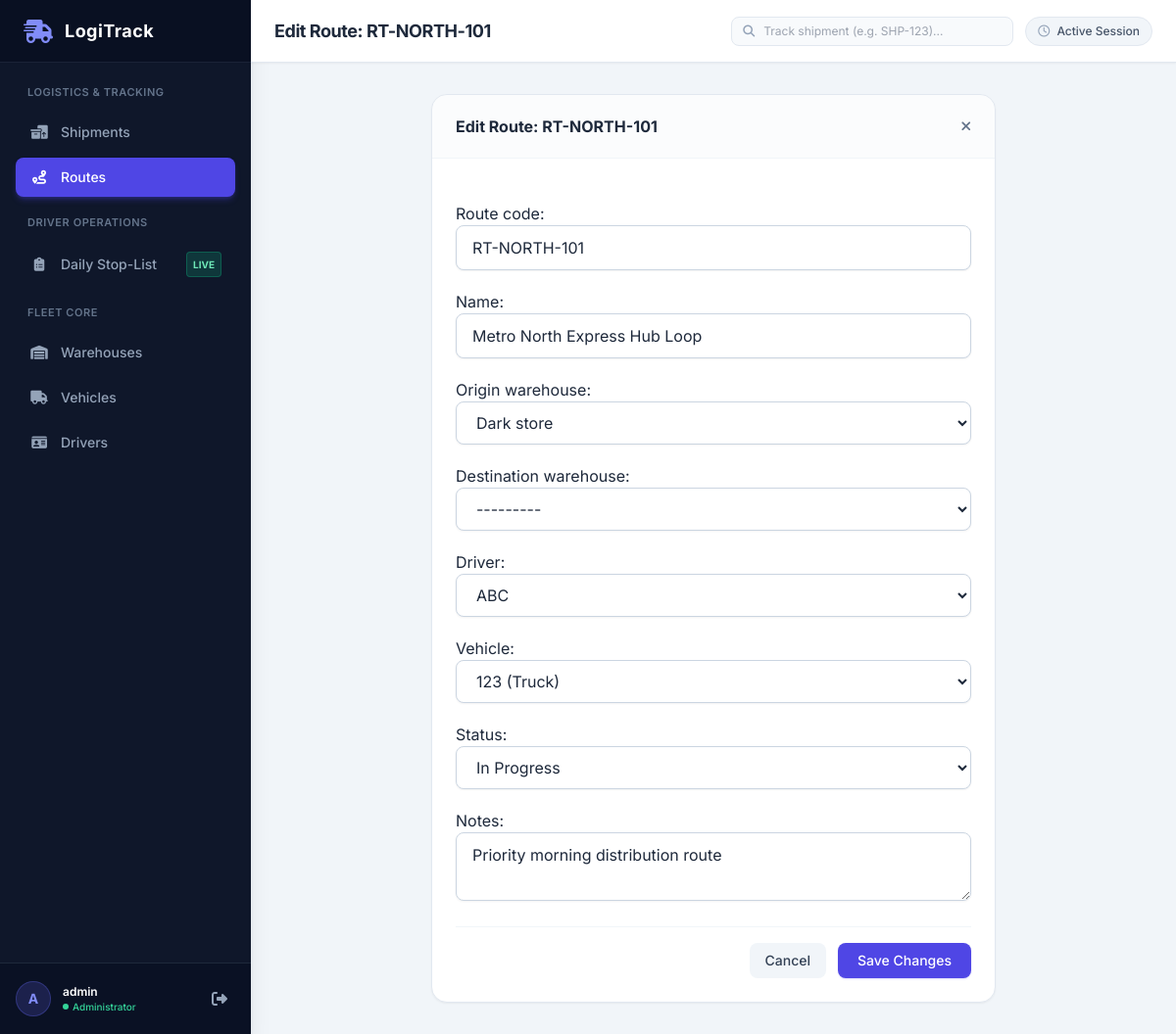
The page /route/2/edit/ (signed in) on the database its author committed.
### fleet_management/models.py (models this page shows, shortened)
class Route(models.Model):
    ROUTE_STATUS_CHOICES = (
        ('PLANNED', 'Planned'),
        ('IN_PROGRESS', 'In Progress'),
        ('COMPLETED', 'Completed'),
        ('CANCELLED', 'Cancelled'),
    )
    route_code = models.CharField(max_length=50, unique=True)
    name = models.CharField(max_length=150)
    origin_warehouse = models.ForeignKey(Warehouse, on_delete=models.CASCADE, related_name='origin_routes')
    destination_warehouse = models.ForeignKey(Warehouse, on_delete=models.SET_NULL, null=True, blank=True, related_name='destination_routes')
    driver = models.ForeignKey(Driver, on_delete=models.SET_NULL, null=True, blank=True, related_name='routes')
    vehicle = models.ForeignKey(Vehicle, on_delete=models.SET_NULL, null=True, blank=True, related_name='routes')
    status = models.CharField(max_length=20, choices=ROUTE_STATUS_CHOICES, default='PLANNED')
    notes = models.TextField(blank=True, null=True)
    created_at = models.DateTimeField(auto_now_add=True)
    updated_at = models.DateTimeField(auto_now=True)

class Warehouse(models.Model):
    name = models.CharField(max_length=100)
    address = models.TextField()
    latitude = models.DecimalField(max_digits=9, decimal_places=6)
    longitude = models.DecimalField(max_digits=9, decimal_places=6)
    def __str__(self):
        return self.name

class Driver(models.Model):
    user = models.OneToOneField(User, on_delete=models.CASCADE, null=True, blank=True)
    name = models.CharField(max_length=100)
    phone = models.CharField(max_length=20)
    vehicle = models.OneToOneField(Vehicle, on_delete=models.SET_NULL, null=True, blank=True, related_name='driver')
    def __str__(self):
        return self.name

### fleet_management/views.py (the view)
# urls.py: path('route/<int:pk>/edit/', views.edit_route, name='edit_route'),
@login_required
@user_passes_test(is_dispatcher_or_manager)
def edit_route(request, pk):
    route = get_object_or_404(Route, pk=pk)
    if request.method == 'POST':
        form = RouteForm(request.POST, instance=route)
        if form.is_valid():
            form.save()
            messages.success(request, f"Route '{route.route_code}' updated.")
            return redirect('route_detail', pk=route.pk)
    else:
        form = RouteForm(instance=route)
    return render(request, 'fleet_management/form_page.html', {'form': form, 'title': f'Edit Route: {route.route_code}', 'active_tab': 'routes'})

### fleet_management/forms.py
class RouteForm(forms.ModelForm):
    class Meta:
        model = Route
        fields = ['route_code', 'name', 'origin_warehouse', 'destination_warehouse', 'driver', 'vehicle', 'status', 'notes']
        widgets = {
            'route_code': forms.TextInput(attrs={'class': input_css, 'placeholder': 'e.g. RT-NORTH-101'}),
            'name': forms.TextInput(attrs={'class': input_css, 'placeholder': 'e.g. Downtown Metro Express Loop'}),
            'origin_warehouse': forms.Select(attrs={'class': input_css}),
            'destination_warehouse': forms.Select(attrs={'class': input_css}),
            'driver': forms.Select(attrs={'class': input_css}),
            'vehicle': forms.Select(attrs={'class': input_css}),
            'status': forms.Select(attrs={'class': input_css}),
            'notes': forms.Textarea(attrs={'class': input_css, 'rows': 2, 'placeholder': 'Optional route notes, dispatch instructions...'}),
        }

### fleet_management/models.py (called while the page is built)
    def __str__(self):
        return f"{self.license_plate} ({self.get_vehicle_type_display()})"

### fleet_management/views.py (called while the page is built)
def is_dispatcher_or_manager(user):
    if user.is_superuser:
        return True
    return user.groups.filter(name__in=['DISPATCHER', 'MANAGER']).exists()

### fleet_management/templates/fleet_management/form_page.html (shortened to what this page needs)
{% extends 'base.html' %}
{% block header_title %}{{ title }}{% endblock %}
{% block content %}
<div class="max-w-xl mx-auto">
    <div class="bg-white rounded-2xl border border-slate-200 shadow-sm overflow-hidden">
        <div class="px-6 py-5 border-b border-slate-100 bg-slate-50/50 flex items-center justify-between">
            <h2 class="text-base font-bold text-slate-800">{{ title }}</h2>
            <a href="/?tab={{ active_tab|default:'warehouses' }}" class="text-xs text-slate-500 hover:text-slate-700">
                <i class="fa-solid fa-xmark text-sm"></i>
            </a>
        </div>
        <form method="post" class="p-6 space-y-5">
            {{ form.as_p }}
            <div class="pt-4 border-t border-slate-100 flex items-center justify-end space-x-3">
                <a href="/?tab={{ active_tab|default:'warehouses' }}" class="px-4 py-2 bg-slate-100 hover:bg-slate-200 text-slate-700 text-sm font-medium rounded-lg transition">
                    Cancel
                </a>
                <button type="submit" class="px-5 py-2 bg-indigo-600 hover:bg-indigo-700 text-white text-sm font-medium rounded-lg shadow-sm shadow-indigo-600/20 transition">
                    Save Changes
                </button>
            </div>
        </form>
    </div>
</div>
{% endblock %}

### templates/base.html (shortened to what this page needs)
<!DOCTYPE html>
<html lang="en">
<head>
    <script src="https://cdn.tailwindcss.com"></script>
    <link rel="stylesheet" href="https://cdnjs.cloudflare.com/ajax/libs/font-awesome/6.4.0/css/all.min.css">
</head>
<body class="bg-slate-100 text-slate-800 antialiased min-h-screen flex flex-col md:flex-row">
    {% if user.is_authenticated %}
    <aside class="w-full md:w-64 bg-slate-900 text-slate-300 flex-shrink-0 flex flex-col justify-between shadow-xl">
        <div>
            <div class="h-16 flex items-center px-6 bg-slate-950/40 border-b border-slate-800/80">
                <i class="fa-solid fa-truck-fast text-indigo-400 text-2xl mr-3"></i>
                <span class="font-bold text-lg tracking-wide text-white">LogiTrack</span>
            </div>
            <nav class="p-4 space-y-1.5">
                <div class="px-3 py-1.5 text-[11px] font-semibold text-slate-500 uppercase tracking-wider">Logistics & Tracking</div>
                <a href="/?tab=shipments" class="flex items-center justify-between px-3.5 py-2.5 rounded-lg text-sm font-medium transition-all duration-150 {% if active_tab == 'shipments' or not active_tab %}bg-indigo-600 text-white shadow-md shadow-indigo-600/30{% else %}hover:bg-slate-800 hover:text-white text-slate-400{% endif %}">
                    <div class="flex items-center">
                        <i class="fa-solid fa-boxes-packing w-5 text-center mr-3 {% if active_tab == 'shipments' or not active_tab %}text-white{% else %}text-slate-400{% endif %}"></i>
                        <span>Shipments</span>
                    </div>
                </a>
                <a href="/?tab=routes" class="flex items-center justify-between px-3.5 py-2.5 rounded-lg text-sm font-medium transition-all duration-150 {% if active_tab == 'routes' %}bg-indigo-600 text-white shadow-md shadow-indigo-600/30{% else %}hover:bg-slate-800 hover:text-white text-slate-400{% endif %}">
                    <div class="flex items-center">
                        <i class="fa-solid fa-route w-5 text-center mr-3 {% if active_tab == 'routes' %}text-white{% else %}text-slate-400{% endif %}"></i>
                        <span>Routes</span>
                    </div>
                </a>
                <div class="pt-3 px-3 py-1.5 text-[11px] font-semibold text-slate-500 uppercase tracking-wider">Driver Operations</div>
                <a href="{% url 'driver_portal' %}" class="flex items-center justify-between px-3.5 py-2.5 rounded-lg text-sm font-medium transition-all duration-150 {% if active_tab == 'driver_portal' %}bg-indigo-600 text-white shadow-md shadow-indigo-600/30{% else %}hover:bg-slate-800 hover:text-white text-slate-400{% endif %}">
                    <div class="flex items-center">
                        <i class="fa-solid fa-clipboard-list w-5 text-center mr-3 {% if active_tab == 'driver_portal' %}text-white{% else %}text-slate-400{% endif %}"></i>
                        <span>Daily Stop-List</span>
                    </div>
                    <span class="text-[10px] uppercase font-bold px-1.5 py-0.5 rounded bg-emerald-500/20 text-emerald-300 border border-emerald-500/30">Live</span>
                </a>
                <div class="pt-3 px-3 py-1.5 text-[11px] font-semibold text-slate-500 uppercase tracking-wider">Fleet Core</div>
                <a href="/?tab=warehouses" class="flex items-center justify-between px-3.5 py-2.5 rounded-lg text-sm font-medium transition-all duration-150 {% if active_tab == 'warehouses' %}bg-indigo-600 text-white shadow-md shadow-indigo-600/30{% else %}hover:bg-slate-800 hover:text-white text-slate-400{% endif %}">
                    <div class="flex items-center">
                        <i class="fa-solid fa-warehouse w-5 text-center mr-3 {% if active_tab == 'warehouses' %}text-white{% else %}text-slate-400{% endif %}"></i>
                        <span>Warehouses</span>
                    </div>
                </a>
                <a href="/?tab=vehicles" class="flex items-center justify-between px-3.5 py-2.5 rounded-lg text-sm font-medium transition-all duration-150 {% if active_tab == 'vehicles' %}bg-indigo-600 text-white shadow-md shadow-indigo-600/30{% else %}hover:bg-slate-800 hover:text-white text-slate-400{% endif %}">
                    <div class="flex items-center">
                        <i class="fa-solid fa-truck w-5 text-center mr-3 {% if active_tab == 'vehicles' %}text-white{% else %}text-slate-400{% endif %}"></i>
                        <span>Vehicles</span>
                    </div>
                </a>
                <a href="/?tab=drivers" class="flex items-center justify-between px-3.5 py-2.5 rounded-lg text-sm font-medium transition-all duration-150 {% if active_tab == 'drivers' %}bg-indigo-600 text-white shadow-md shadow-indigo-600/30{% else %}hover:bg-slate-800 hover:text-white text-slate-400{% endif %}">
                    <div class="flex items-center">
                        <i class="fa-solid fa-id-card w-5 text-center mr-3 {% if active_tab == 'drivers' %}text-white{% else %}text-slate-400{% endif %}"></i>
                        <span>Drivers</span>
                    </div>
                </a>
            </nav>
        </div>
        <div class="p-4 border-t border-slate-800 bg-slate-950/30">
            <div class="flex items-center justify-between">
                <div class="flex items-center space-x-3 overflow-hidden">
                    <div class="w-9 h-9 rounded-full bg-indigo-500/20 text-indigo-400 border border-indigo-500/30 flex items-center justify-center font-bold text-sm">
                        {{ user.username|first|upper }}
                    </div>
                    <div class="truncate">
                        <p class="text-xs font-semibold text-white truncate">{{ user.username }}</p>
                        <p class="text-[10px] text-emerald-400 font-medium flex items-center">
                            <span class="w-1.5 h-1.5 rounded-full bg-emerald-400 inline-block mr-1"></span>
                            {% if user.is_superuser %}Administrator
                            {% elif user.groups.first %}{{ user.groups.first.name|title }}
                            {% else %}Staff{% endif %}
                        </p>
                    </div>
                </div>
                <a href="{% url 'logout' %}" title="Logout" class="p-2 text-slate-400 hover:text-rose-400 transition hover:bg-slate-800 rounded-lg">
                    <i class="fa-solid fa-right-from-bracket"></i>
                </a>
            </div>
        </div>
    </aside>
    {% endif %}
    <div class="flex-1 flex flex-col min-w-0">
        {% if user.is_authenticated %}
        <header class="h-16 bg-white border-b border-slate-200 px-6 flex items-center justify-between sticky top-0 z-10 shadow-sm gap-4">
            <div class="flex items-center space-x-4">
                <h1 class="text-lg font-bold text-slate-800 tracking-tight">
                    {% block header_title %}Fleet & Logistics Hub{% endblock %}
                </h1>
            </div>
            <div class="flex items-center space-x-3">
                <form method="get" action="{% url 'track_shipment_lookup' %}" class="relative hidden sm:block">
                    <span class="absolute inset-y-0 left-0 pl-3 flex items-center text-slate-400 pointer-events-none">
                    </span>
                    <input type="text" name="tracking" placeholder="Track shipment (e.g. SHP-123)..."
                        class="w-56 lg:w-72 pl-8 pr-4 py-1.5 text-xs bg-slate-50 border border-slate-200 rounded-lg focus:bg-white focus:ring-2 focus:ring-indigo-500 focus:border-indigo-500 transition">
                </form>
                <span class="text-xs font-medium bg-slate-100 text-slate-600 px-3 py-1.5 rounded-full border border-slate-200 whitespace-nowrap">
                    <i class="fa-regular fa-clock mr-1 text-slate-400"></i> Active Session
                </span>
            </div>
        </header>
        {% endif %}
        <main class="flex-1 p-6 md:p-8 overflow-y-auto">
            {% block content %}{% endblock %}
        </main>
    </div>
</body>
</html>

### templates/base.html (style rules this page uses)
body { font-family: 'Inter', sans-serif; }

### rows shown on the page
Route: route_code "RT-NORTH-101", name "Metro North Express Hub Loop", origin_warehouse "Dark store", destination_warehouse "---------", driver "ABC", vehicle "123 (Truck)", status "In Progress", notes "Priority morning distribution route"

### other values the page prints
{{ user.username|first|upper }} "A"
{{ user.username }} "admin"
{{ title }} "Edit Route: RT-NORTH-101"
